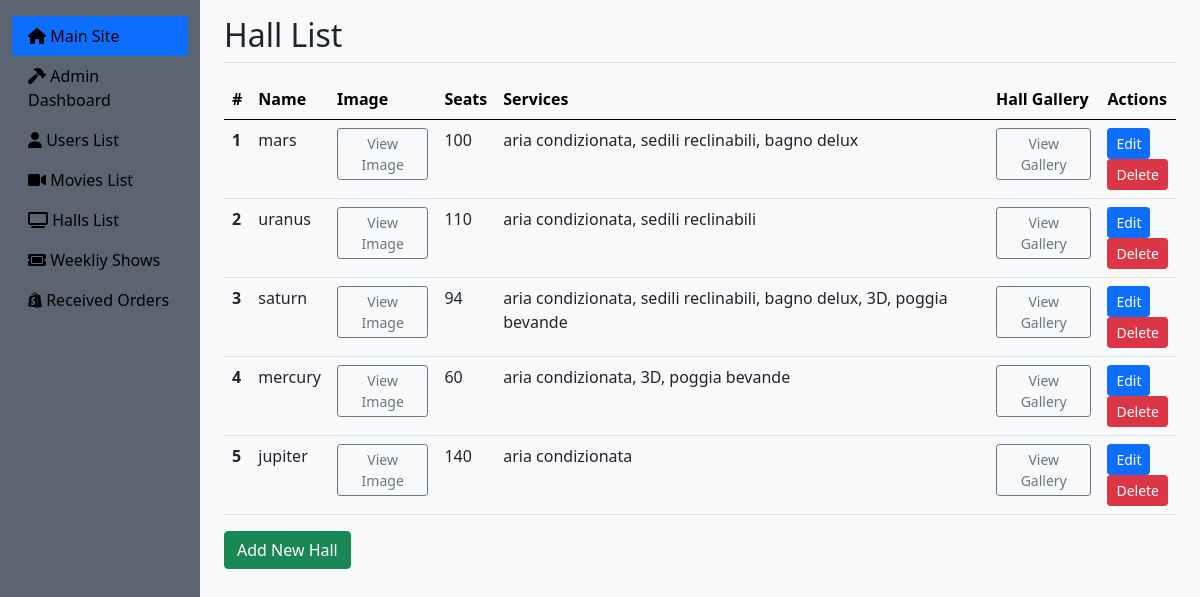
The page /index.php?page=admin&subPage=hallList (signed in) on the database as committed earlier.
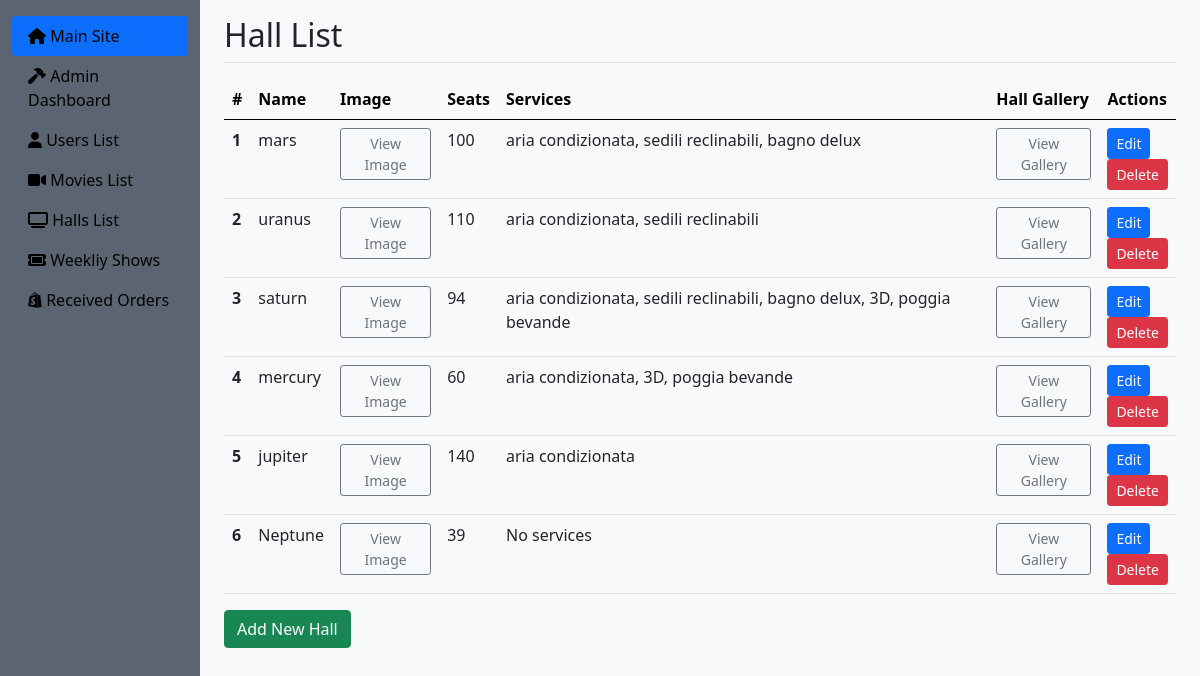
The same page on the database as committed later.
### tables this page shows
CREATE TABLE `halls` (
  `id` int(11) NOT NULL,
  `name` varchar(255) NOT NULL,
  `code` varchar(255) DEFAULT NULL,
  `seats` int(3) DEFAULT 100,
  `cover_path` varchar(255),
  `services` varchar(255) DEFAULT NULL
);

### app/Controllers/HallController.php (called while the page is built, shortened)
<?php
class HallController {
    private $hallDAO;
    public function __construct() {
        $this->hallDAO = new hallDAO();
    }
    public function getAllHalls() {
        return $this->hallDAO->getAllHalls();
    }
}

### app/Core/DB.php (called while the page is built, shortened)
<?php
class DB {
    protected function connect (){
        try {
            $localHost = $_ENV['DB_HOST'];
            $dbname = $_ENV['DB_NAME'];
            $user = $_ENV['DB_USER'];
            $pass = $_ENV['DB_PASS'];
            $conn = new PDO("mysql:host=".$localHost.";dbname=".$dbname.";",$user, $pass);
            return $conn;
        } catch (PDOException $e) {
            echo $e->getMessage() . "<br>";
            die();
        }
    }
}
?>

### app/DAO/HallDAO.php (called while the page is built, shortened)
<?php
class HallDAO extends DB {
    public function getAllHalls() {
        $stmt = $this->connect()->prepare("SELECT * FROM halls");
        $stmt->execute();
        return $stmt->fetchAll(PDO::FETCH_OBJ);
    }
}

### resources/Views/admin/hallList.php (the view, shortened to what this page needs)
<?php
    $hallList = $hallController->getAllHalls();
?>
            <main class="col-md-9 ms-sm-auto col-lg-10 px-md-4">
                <h1 class="h2 pt-3 pb-2 mb-3 border-bottom">Hall List</h1>
                <div class="table-responsive">
                    <table class="table table-hover">
                        <thead class="table-light">
                            <tr>
                                <th scope="col">#</th>
                                <th scope="col">Name</th>
                                <th scope="col">Image</th>
                                <th scope="col">Seats</th>
                                <th scope="col">Services</th>
                                <th scope="col">Hall Gallery</th>
                                <th scope="col">Actions</th>
                            </tr>
                        </thead>
                        <tbody>
                            <?php foreach($hallList as $hall) : ?>
                                <tr>
                                    <th scope="row"><?php echo $index; ?></th>
                                    <td><?php echo $hall->name; ?></td>
                                    <td><a href="<?php echo ROOT; ?>/index.php?page=admin&subPage=manageHallImage&hallId=<?php echo $hall->id; ?>" class="btn btn-sm btn-outline-secondary">View Image</a></td>
                                    <td><?php echo $hall->seats; ?></td>
                                    <td><?php echo $hall->services; ?></td>
                                    <td><a href="<?php echo ROOT; ?>/index.php?page=admin&subPage=manageHallGallery&hallId=<?php echo $hall->id; ?>" class="btn btn-sm btn-outline-secondary">View Gallery</a></td>
                                    <td>
                                        <a href="<?php echo ROOT; ?>/index.php?page=admin&subPage=editHall&hallId=<?php echo $hall->id; ?>" class="btn btn-primary btn-sm">Edit</a>
                                        <form method="post" action="<?php echo ROOT; ?>/index.php?page=admin&subPage=hallList" onsubmit="return confirm('Are you sure you want to delete this hall?');">
                                            <button type="submit" name="deleteHall" class="btn btn-danger btn-sm">Delete</button>
                                        </form>
                                    </td>
                                </tr>
                            <?php
                                $index ++;
                                endforeach;
                            ?>
                        </tbody>
                    </table>
                </div>
                <div class="mb-3">
                    <a href="<?php echo ROOT; ?>/index.php?page=admin&subPage=addHall" class="btn btn-success">Add New Hall</a>
                </div>
            </main>

Rows that differ between the two databases and show on the page:
added halls: name "Neptune", seats "39", services "No services"
